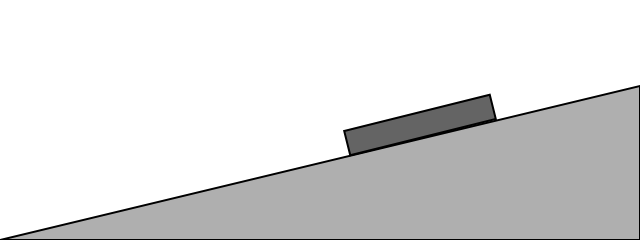
Frame 1 (no input)
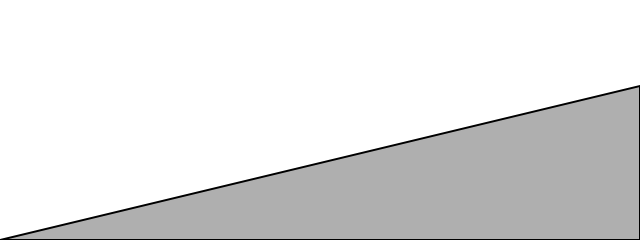
Frame 60 (no input)
Frame 120 (the mouse pressed at the canvas centre since frame 60): identical to frame 60, image omitted

The p5.js sketch that drew these frames (run headless with seeded random() and noise() and a simulated clock; from frame 60 on, the mouse is pressed at the canvas centre):

// p5.js sketch
// ── sketch.js
// Fn = Fg.cos (angle) --> Fy = m.ay = 0;
// Ffr = uk * Fn = uk * m * g * cos(angle)
// Fx = m * ax = Fg * sin(angle) - Fr
//             = m * g * sin(angle) - uk * m * g * cos (angle);
// the mass cancels eachother out;

let mover;

function setup() {
  createCanvas(640, 240);
  angleMode(DEGREES);

  mover = new Mover(420, 125, 4);
}

function draw() {
  background(255);

  // hill with angle 14o
  stroke(0);
  strokeWeight(2);
  fill(175);
  triangle(0, 240, 640, 240, 640, 86);

  mover.show();
  mover.update();
  mover.calculate();
}

// ── mover.js
// Fn = Fg.cos (angle) --> Fy = m.ay = 0;
// Ffr = uk * Fn = uk * m * g * cos(angle)
// Fx = m * ax = Fg * sin(angle) - Fr
//             = m * g * sin(angle) - uk * m * g * cos (angle);
// the mass cancels eachother out;

class Mover {
  constructor(x, y, mass) {
    this.pos = createVector(x, y);
    this.vel = createVector(0, 0);
    this.acc = createVector(0, 0);

    this.mass = mass;
    this.g = 1; //gravity constant
    this.uk = 0.3; //friction constant
    this.angle = -14;

 
  }

  calculate() {
    let Fx = 1 * this.mass * sin(this.angle) - this.uk * 1 * this.mass *     cos(this.angle);
    let Fy = 0;
    let accVector = createVector(Fx,Fy);
    accVector.setHeading(this.angle);
    this.applyForce(accVector);
  }

  applyForce(force) {
    let f = p5.Vector.div(force, this.mass);
    this.acc.sub (f);// because it goes in the - x direction from the center
  }

  update() {
    this.vel.add(this.acc);
    this.pos.add(this.vel);
    this.acc.mult(0);
  }

  show() {
    //box on hill
    push();
    rectMode(CENTER);
    translate(this.pos.x, this.pos.y);
    rotate(this.angle);
    stroke(0);
    strokeWeight(2);
    fill(100);
    rect(0, 0, 150, 25);
    pop();
  }
}
